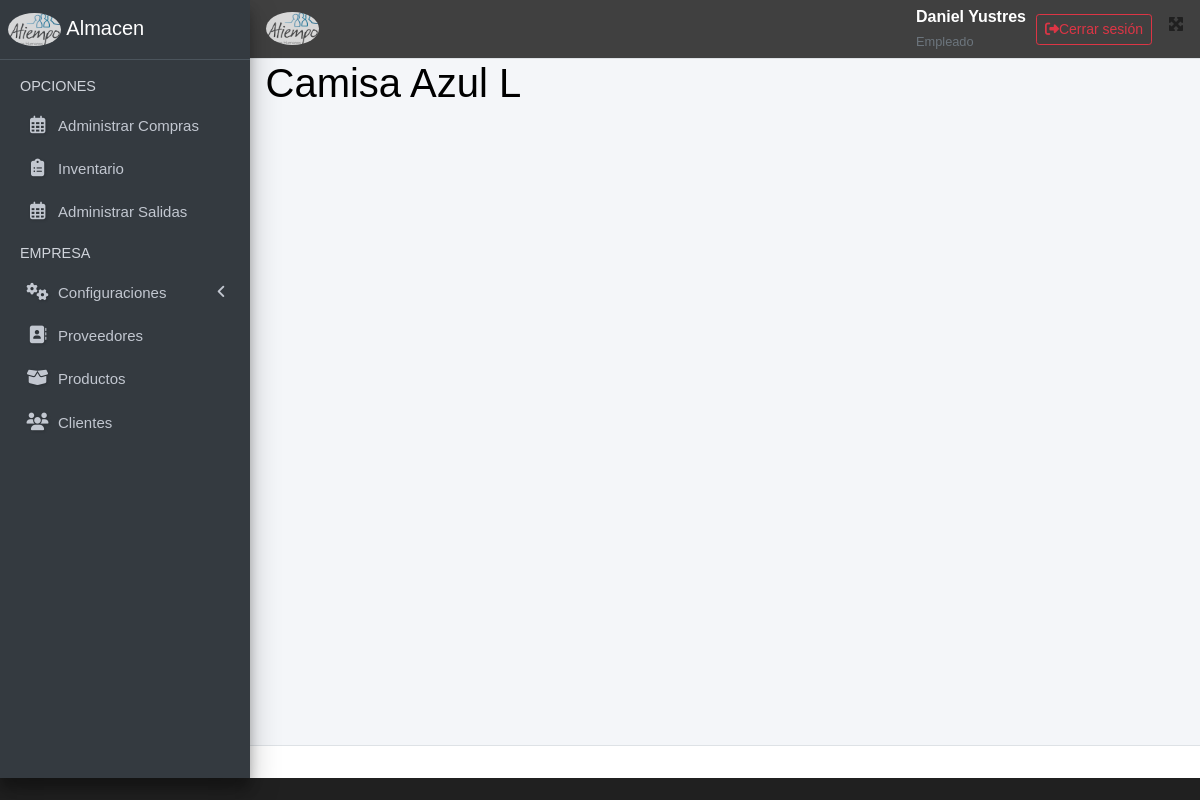
The app's page /productos_detalle/1/ (signed in) with its own data.
### applications/usuarios/models.py (models this page shows, shortened)
class Usuario(AbstractUser):
    rol_choices = [
        ('admin', 'Administrador'),
        ('empleado', 'Empleado'),
        ('gerente', 'Gerente'),
    ]
    estado_choices = [
        ('activo', 'Activo'),
        ('inactivo', 'Inactivo'),
    ]
    rol = models.CharField(max_length=10, choices=rol_choices, default='empleado')
    estado = models.CharField(max_length=10, choices=estado_choices, default='activo')  # Cambiado a CharField
    fecha_creacion = models.DateTimeField(auto_now_add=True)
    class Meta:
        verbose_name = 'Usuario'
        verbose_name_plural = 'Usuarios'

### applications/productos/models.py (models this page shows, shortened)
class Producto(models.Model):
    id_producto = models.AutoField(primary_key=True)
    nombre = models.CharField(max_length=255)
    categoria = models.ForeignKey(Categoria, on_delete=models.SET_NULL, null=True, blank=True)
    id_usuario = models.ForeignKey(settings.AUTH_USER_MODEL, on_delete=models.SET_NULL, null=True, blank=True, related_name='productos_creados')
    fecha_creacion = models.DateTimeField(auto_now_add=True)
    fecha_edicion = models.DateTimeField(auto_now=True)
    usuario_edita = models.ForeignKey(settings.AUTH_USER_MODEL, on_delete=models.SET_NULL, null=True, blank=True, related_name='productos_editados')
    activo = models.BooleanField(default=True, verbose_name="Activo/Inactivo")
    unidad_medida = models.CharField(max_length=100, choices=unidadMedida, null=True, blank=True )
    stock = models.IntegerField(default=0)
    costo = models.DecimalField(max_digits=10, decimal_places=2, default=0.00)
    def __str__(self):
        return self.nombre
    class Meta:
        verbose_name = "Producto"
        verbose_name_plural = "Productos"
    def __init__(self, *args, **kwargs):
        super().__init__(*args, **kwargs)

### applications/productos/views.py (the view)
# urls.py: path('productos_detalle/<int:id>/', views.productos_detalle, name='productos_detalle'),  # Aquí debe estar 'productos'
@login_required(login_url='login_usuario')
def productos_detalle(request, id):
    productos =  get_object_or_404(Producto, id_producto=id)
    print(productos)
    return render(request, 'productosDetalle.html',
                  {
                      'productos':productos
                  })

### templates/productosDetalle.html
{% extends 'layouts/base.html' %}
{% block content %}
<h1>{{productos.nombre}}</h1>
{% endblock  %}

### templates/layouts/base.html (shortened to what this page needs)
{% load static %}
<!DOCTYPE html>
<html lang="en">
<head>
  <link rel="stylesheet" href="{% static 'lib/adminlite/plugins/fontawesome-free/css/all.min.css' %}">
  <link rel="stylesheet"
    href="{% static 'lib/adminlite/plugins/tempusdominus-bootstrap-4/css/tempusdominus-bootstrap-4.min.css' %}">
  <link rel="stylesheet" href="{% static 'lib/adminlite/plugins/icheck-bootstrap/icheck-bootstrap.min.css' %}">
  <link rel="stylesheet" href="{% static 'lib/adminlite/plugins/jqvmap/jqvmap.min.css' %}">
  <link rel="stylesheet" href="{% static 'lib/adminlite/css/adminlte.min.css' %}">
  <link rel="stylesheet" href="{% static 'lib/adminlite/plugins/overlayScrollbars/css/OverlayScrollbars.min.css' %}">
  <link rel="stylesheet" href="{% static 'lib/adminlite/plugins/daterangepicker/daterangepicker.css' %}">
  <link rel="stylesheet" href="{% static 'lib/adminlite/plugins/summernote/summernote-bs4.min.css' %}">
  <link rel="stylesheet" href="{% static 'index/css/main.css' %}">
    <link rel="stylesheet" href="https://cdn.datatables.net/1.13.6/css/dataTables.bootstrap5.min.css">
    <link rel="stylesheet" href="https://cdn.datatables.net/buttons/2.4.2/css/buttons.bootstrap5.min.css">
    <link rel="stylesheet" href="https://cdnjs.cloudflare.com/ajax/libs/font-awesome/6.7.2/css/all.min.css">
    <link href="https://cdn.jsdelivr.net/npm/select2@4.1.0-rc.0/dist/css/select2.min.css" rel="stylesheet" />
    <link rel="stylesheet" href="{% static 'styles/main.css' %}">
  <link rel="stylesheet" href="{% static 'jquery-ui/jquery-ui.min.css' %}">
</head>
<body >
  <div class="wrapper">
    <nav class="main-header navbar navbar-expand navbar-white navbar-light">
      <ul class="navbar-nav">
        <li class="nav-item">
          <a class="nav-link brand-link" style="margin-top: -20px;" data-widget="pushmenu" href="#" role="button"> <img src="{% static 'index/img/logoAtiempo.png' %}" alt="Logo" class="brand-image img-circle "
            style="opacity: .8;"></i></a>
        </li>
      </ul>
      <ul class="navbar-nav ml-auto">
           <div class="d-flex align-items-center justify-content-end gap-3">
  <div class="text-end me-3">
    <strong style="color: white;">{{ request.user.get_full_name|default:request.user.username|capfirst }}</strong><br>
    <small class="text-muted" style="color: white">{{ request.user.rol|capfirst }}</small>
  <br>
  </div>
  <form action="{% url 'logout' %}" method="post" class="d-inline">
    <button style="margin-left: 10px;" type="submit" class="btn btn-outline-danger btn-sm d-flex align-items-center">
      <i class="fas fa-sign-out-alt me-2"></i> Cerrar sesión
    </button>
  </form>
</div>
        <li class="nav-item">
          <a class="nav-link" data-widget="fullscreen" href="#" role="button">
            <i class="fas fa-expand-arrows-alt"></i>
          </a>
        </li>
      </ul>
    </nav>
    <aside class="main-sidebar sidebar-dark-primary elevation-4">
      <a href="/" class="brand-link">
        <img src="{% static 'index/img/logoAtiempo.png' %}" alt="Logo" class="brand-image img-circle "
        style="opacity: .8;">
        <span class="brand-text font-weight-light">Almacen</span>
      </a>
      <div class="sidebar">
        <nav class="mt-2">
          <ul class="nav nav-pills nav-sidebar flex-column" data-widget="treeview" role="menu" data-accordion="false">
            <li class="nav-header">OPCIONES</li>
            <li class="nav-item">
              <a href="{% url 'ordenes_compra' %}" class="nav-link">
                <i class="nav-icon far fa-calendar-alt"></i>
                <p>
                  Administrar Compras
                </p>
              </a>
            </li>
            <li class="nav-item">
              <a href="{% url 'inventario_bodega_list' %}" class="nav-link">
                <i class="nav-icon fa fa-clipboard-list"></i>
                <p>
                  Inventario
                </p>
              </a>
            </li>
            <li class="nav-item">
              <a href="{% url 'ordenes_salida' %}" class="nav-link">
                <i class="nav-icon far fa-calendar-alt"></i>
                <p>
                  Administrar Salidas
                </p>
              </a>
            </li>
            <li class="nav-header">EMPRESA</li>
            <li class="nav-item">
              <a href="#" class="nav-link">
                <i class="nav-icon fas fa-cogs spin"></i>
                <p>
                  Configuraciones
                  <i class="fas fa-angle-left right"></i>
                </p>
              </a>
            </li>
            <li class="nav-item">
              <a href="{% url 'proveedores' %}" class="nav-link">
                <i class="nav-icon fas fa-address-book "></i>
                <p>Proveedores</p>
              </a>
            </li>
            <li class="nav-item">
              <a href="{% url 'productos' %}" class="nav-link">
                <i class="nav-icon fas fa-box-open"></i>
                <p>Productos</p>
              </a>
            </li>
            <li class="nav-item">
              <a href="{% url 'cliente' %}" class="nav-link">
                <i class="nav-icon fa fa-users"></i>
                <p>Clientes</p>
              </a>
            </li>
          </ul>
        </nav>
      </div>
    </aside>
    <div class="content-wrapper">
      <section class="content">
        <div class="container-fluid">
          {% block content %}
          {% endblock %}
        </div>
      </section>
    </div>
    <footer class="main-footer text-center text-primary">
    </footer>
  </div>
</body>
</html>

### applications/ciudades/static/index/css/main.css (style rules this page uses)
p , input[type=text] , input[type=date], input[type=number], input[type=password] { font-weight: 100; font-size: 15px; }
body { font-family: Arial, Helvetica, sans-serif !important; }

### applications/ciudades/static/styles/main.css (style rules this page uses)
body { background: #202020; color: black; }
.navbar { background: #404040; padding: 5px 0; }
.navbar ul { display: flex; justify-content: space-between; }
.navbar ul li { list-style: none; text-decoration: none; }
.navbar ul li a { color: white; }

### templates/layouts/base.html (style rules this page uses)
.nav-icon.spin { animation: spin 2s linear infinite; }
.nav-icon { text-shadow: 1px 1px 3px rgba(0, 0, 0, 0.2); }
.nav-link { transition: transform 0.3s ease; }

### records on screen
Usuario: user.get_full_name "Daniel Yustres", user.rol "Empleado"
Producto: nombre "Camisa Azul L"
